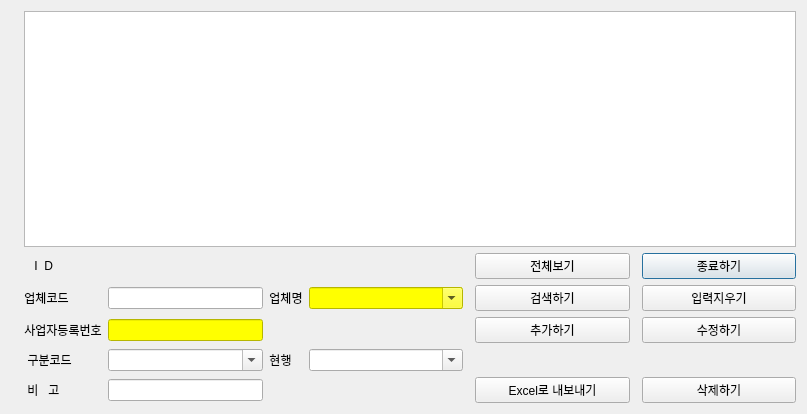
<?xml version="1.0" encoding="UTF-8"?>
<ui version="4.0">
 <class>CustomerRegNoDialog</class>
 <widget class="QDialog" name="CustomerRegNoDialog">
  <property name="geometry">
   <rect>
    <x>0</x>
    <y>0</y>
    <width>807</width>
    <height>414</height>
   </rect>
  </property>
  <property name="sizePolicy">
   <sizepolicy hsizetype="Expanding" vsizetype="Expanding">
    <horstretch>0</horstretch>
    <verstretch>0</verstretch>
   </sizepolicy>
  </property>
  <property name="windowTitle">
   <string>사업자등록번호</string>
  </property>
  <layout class="QGridLayout" name="gridLayout_2">
   <item row="0" column="0">
    <layout class="QGridLayout" name="gridLayout">
     <item row="0" column="1" colspan="8">
      <widget class="QTableView" name="tv_cregno">
       <property name="sizePolicy">
        <sizepolicy hsizetype="Expanding" vsizetype="Expanding">
         <horstretch>0</horstretch>
         <verstretch>1</verstretch>
        </sizepolicy>
       </property>
      </widget>
     </item>
     <item row="1" column="8">
      <widget class="QPushButton" name="pb_cregno_close">
       <property name="sizePolicy">
        <sizepolicy hsizetype="Expanding" vsizetype="Fixed">
         <horstretch>0</horstretch>
         <verstretch>0</verstretch>
        </sizepolicy>
       </property>
       <property name="text">
        <string>종료하기</string>
       </property>
      </widget>
     </item>
     <item row="1" column="2">
      <widget class="QLabel" name="lbl_cregno_id">
       <property name="sizePolicy">
        <sizepolicy hsizetype="MinimumExpanding" vsizetype="MinimumExpanding">
         <horstretch>0</horstretch>
         <verstretch>0</verstretch>
        </sizepolicy>
       </property>
       <property name="text">
        <string/>
       </property>
      </widget>
     </item>
     <item row="5" column="0">
      <widget class="QLabel" name="label_8">
       <property name="sizePolicy">
        <sizepolicy hsizetype="Fixed" vsizetype="MinimumExpanding">
         <horstretch>0</horstretch>
         <verstretch>0</verstretch>
        </sizepolicy>
       </property>
       <property name="text">
        <string/>
       </property>
       <property name="alignment">
        <set>Qt::AlignCenter</set>
       </property>
      </widget>
     </item>
     <item row="1" column="1">
      <widget class="QLabel" name="label">
       <property name="sizePolicy">
        <sizepolicy hsizetype="Fixed" vsizetype="Fixed">
         <horstretch>0</horstretch>
         <verstretch>0</verstretch>
        </sizepolicy>
       </property>
       <property name="text">
        <string>   I  D  </string>
       </property>
       <property name="alignment">
        <set>Qt::AlignCenter</set>
       </property>
      </widget>
     </item>
     <item row="5" column="8">
      <widget class="QPushButton" name="pb_cregno_delete">
       <property name="sizePolicy">
        <sizepolicy hsizetype="Expanding" vsizetype="Fixed">
         <horstretch>0</horstretch>
         <verstretch>0</verstretch>
        </sizepolicy>
       </property>
       <property name="text">
        <string>삭제하기</string>
       </property>
      </widget>
     </item>
     <item row="3" column="1">
      <widget class="QLabel" name="label_7">
       <property name="sizePolicy">
        <sizepolicy hsizetype="Fixed" vsizetype="Fixed">
         <horstretch>0</horstretch>
         <verstretch>0</verstretch>
        </sizepolicy>
       </property>
       <property name="text">
        <string>사업자등록번호</string>
       </property>
       <property name="alignment">
        <set>Qt::AlignCenter</set>
       </property>
      </widget>
     </item>
     <item row="5" column="2">
      <widget class="QLineEdit" name="entry_cregno_remark">
       <property name="sizePolicy">
        <sizepolicy hsizetype="MinimumExpanding" vsizetype="Fixed">
         <horstretch>0</horstretch>
         <verstretch>0</verstretch>
        </sizepolicy>
       </property>
      </widget>
     </item>
     <item row="5" column="1">
      <widget class="QLabel" name="label_6">
       <property name="sizePolicy">
        <sizepolicy hsizetype="Fixed" vsizetype="Fixed">
         <horstretch>0</horstretch>
         <verstretch>0</verstretch>
        </sizepolicy>
       </property>
       <property name="text">
        <string> 비   고 </string>
       </property>
       <property name="alignment">
        <set>Qt::AlignCenter</set>
       </property>
      </widget>
     </item>
     <item row="3" column="2">
      <widget class="QLineEdit" name="entry_cregno_id">
       <property name="sizePolicy">
        <sizepolicy hsizetype="Expanding" vsizetype="Fixed">
         <horstretch>0</horstretch>
         <verstretch>0</verstretch>
        </sizepolicy>
       </property>
       <property name="styleSheet">
        <string notr="true">background-color: rgb(255, 255, 0);</string>
       </property>
      </widget>
     </item>
     <item row="4" column="2">
      <widget class="QComboBox" name="cb_cregno_tname">
       <property name="sizePolicy">
        <sizepolicy hsizetype="Expanding" vsizetype="Fixed">
         <horstretch>0</horstretch>
         <verstretch>0</verstretch>
        </sizepolicy>
       </property>
       <property name="styleSheet">
        <string notr="true"/>
       </property>
       <property name="editable">
        <bool>true</bool>
       </property>
      </widget>
     </item>
     <item row="4" column="1">
      <widget class="QLabel" name="label_5">
       <property name="sizePolicy">
        <sizepolicy hsizetype="Fixed" vsizetype="Fixed">
         <horstretch>0</horstretch>
         <verstretch>0</verstretch>
        </sizepolicy>
       </property>
       <property name="text">
        <string> 구분코드</string>
       </property>
       <property name="alignment">
        <set>Qt::AlignCenter</set>
       </property>
      </widget>
     </item>
     <item row="4" column="3">
      <widget class="QLabel" name="label_4">
       <property name="sizePolicy">
        <sizepolicy hsizetype="Fixed" vsizetype="Fixed">
         <horstretch>0</horstretch>
         <verstretch>0</verstretch>
        </sizepolicy>
       </property>
       <property name="text">
        <string>현행</string>
       </property>
       <property name="alignment">
        <set>Qt::AlignCenter</set>
       </property>
      </widget>
     </item>
     <item row="4" column="4">
      <widget class="QComboBox" name="cb_cregno_active">
       <property name="sizePolicy">
        <sizepolicy hsizetype="Expanding" vsizetype="Fixed">
         <horstretch>0</horstretch>
         <verstretch>0</verstretch>
        </sizepolicy>
       </property>
       <property name="styleSheet">
        <string notr="true"/>
       </property>
       <property name="editable">
        <bool>true</bool>
       </property>
      </widget>
     </item>
     <item row="2" column="1">
      <widget class="QLabel" name="label_2">
       <property name="sizePolicy">
        <sizepolicy hsizetype="Fixed" vsizetype="Fixed">
         <horstretch>0</horstretch>
         <verstretch>0</verstretch>
        </sizepolicy>
       </property>
       <property name="text">
        <string>업체코드</string>
       </property>
       <property name="alignment">
        <set>Qt::AlignCenter</set>
       </property>
      </widget>
     </item>
     <item row="2" column="2">
      <widget class="QLineEdit" name="entry_cregno_code">
       <property name="sizePolicy">
        <sizepolicy hsizetype="MinimumExpanding" vsizetype="Fixed">
         <horstretch>0</horstretch>
         <verstretch>0</verstretch>
        </sizepolicy>
       </property>
      </widget>
     </item>
     <item row="2" column="3">
      <widget class="QLabel" name="label_3">
       <property name="sizePolicy">
        <sizepolicy hsizetype="Fixed" vsizetype="Fixed">
         <horstretch>0</horstretch>
         <verstretch>0</verstretch>
        </sizepolicy>
       </property>
       <property name="text">
        <string>업체명</string>
       </property>
       <property name="alignment">
        <set>Qt::AlignCenter</set>
       </property>
      </widget>
     </item>
     <item row="2" column="4">
      <widget class="QComboBox" name="cb_cregno_cname">
       <property name="sizePolicy">
        <sizepolicy hsizetype="Expanding" vsizetype="Fixed">
         <horstretch>0</horstretch>
         <verstretch>0</verstretch>
        </sizepolicy>
       </property>
       <property name="styleSheet">
        <string notr="true">background-color: rgb(255, 255, 0);</string>
       </property>
       <property name="editable">
        <bool>true</bool>
       </property>
      </widget>
     </item>
     <item row="1" column="6">
      <widget class="QPushButton" name="pb_cregno_show">
       <property name="sizePolicy">
        <sizepolicy hsizetype="Expanding" vsizetype="Fixed">
         <horstretch>0</horstretch>
         <verstretch>0</verstretch>
        </sizepolicy>
       </property>
       <property name="text">
        <string>전체보기</string>
       </property>
      </widget>
     </item>
     <item row="2" column="6">
      <widget class="QPushButton" name="pb_cregno_search">
       <property name="sizePolicy">
        <sizepolicy hsizetype="Expanding" vsizetype="Fixed">
         <horstretch>0</horstretch>
         <verstretch>0</verstretch>
        </sizepolicy>
       </property>
       <property name="text">
        <string>검색하기</string>
       </property>
      </widget>
     </item>
     <item row="3" column="6">
      <widget class="QPushButton" name="pb_cregno_insert">
       <property name="sizePolicy">
        <sizepolicy hsizetype="Expanding" vsizetype="Fixed">
         <horstretch>0</horstretch>
         <verstretch>0</verstretch>
        </sizepolicy>
       </property>
       <property name="text">
        <string>추가하기</string>
       </property>
      </widget>
     </item>
     <item row="5" column="6">
      <widget class="QPushButton" name="pb_cregno_excel_export">
       <property name="sizePolicy">
        <sizepolicy hsizetype="Expanding" vsizetype="Fixed">
         <horstretch>0</horstretch>
         <verstretch>0</verstretch>
        </sizepolicy>
       </property>
       <property name="text">
        <string>Excel로 내보내기</string>
       </property>
      </widget>
     </item>
     <item row="2" column="8">
      <widget class="QPushButton" name="pb_cregno_clear">
       <property name="sizePolicy">
        <sizepolicy hsizetype="Expanding" vsizetype="Fixed">
         <horstretch>0</horstretch>
         <verstretch>0</verstretch>
        </sizepolicy>
       </property>
       <property name="text">
        <string>입력지우기</string>
       </property>
      </widget>
     </item>
     <item row="3" column="8">
      <widget class="QPushButton" name="pb_cregno_update">
       <property name="sizePolicy">
        <sizepolicy hsizetype="Expanding" vsizetype="Fixed">
         <horstretch>0</horstretch>
         <verstretch>0</verstretch>
        </sizepolicy>
       </property>
       <property name="text">
        <string>수정하기</string>
       </property>
      </widget>
     </item>
    </layout>
   </item>
  </layout>
 </widget>
 <resources/>
 <connections/>
</ui>
